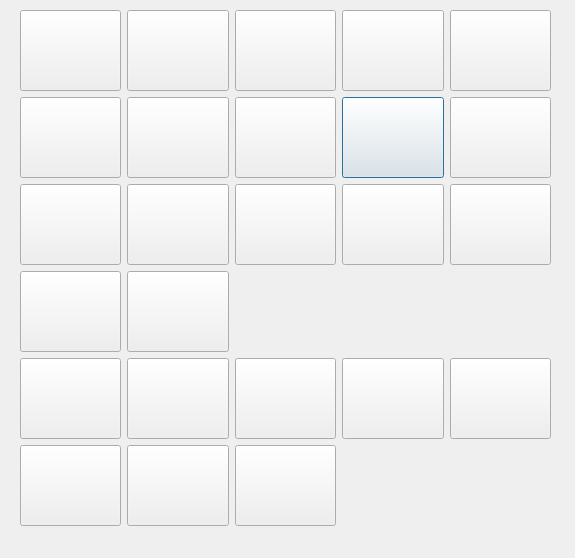
<?xml version="1.0" encoding="UTF-8"?>
<ui version="4.0">
 <class>RTemplate</class>
 <widget class="QDialog" name="RTemplate">
  <property name="geometry">
   <rect>
    <x>0</x>
    <y>0</y>
    <width>575</width>
    <height>558</height>
   </rect>
  </property>
  <property name="windowTitle">
   <string>Dialog</string>
  </property>
  <widget class="QWidget" name="layoutWidget">
   <property name="geometry">
    <rect>
     <x>20</x>
     <y>10</y>
     <width>531</width>
     <height>518</height>
    </rect>
   </property>
   <layout class="QGridLayout" name="gridLayout">
    <item row="1" column="3">
     <widget class="QPushButton" name="Frag10">
      <property name="minimumSize">
       <size>
        <width>81</width>
        <height>81</height>
       </size>
      </property>
      <property name="text">
       <string/>
      </property>
      <property name="icon">
       <iconset resource="../hmo.qrc">
        <normaloff>:/images/acid.xbm</normaloff>:/images/acid.xbm</iconset>
      </property>
      <property name="iconSize">
       <size>
        <width>80</width>
        <height>80</height>
       </size>
      </property>
     </widget>
    </item>
    <item row="6" column="0">
     <widget class="QPushButton" name="Frag31">
      <property name="minimumSize">
       <size>
        <width>81</width>
        <height>81</height>
       </size>
      </property>
      <property name="text">
       <string/>
      </property>
      <property name="icon">
       <iconset resource="../hmo.qrc">
        <normaloff>:/images/l_trop.xbm</normaloff>:/images/l_trop.xbm</iconset>
      </property>
      <property name="iconSize">
       <size>
        <width>80</width>
        <height>80</height>
       </size>
      </property>
     </widget>
    </item>
    <item row="5" column="3">
     <widget class="QPushButton" name="Frag28">
      <property name="minimumSize">
       <size>
        <width>81</width>
        <height>81</height>
       </size>
      </property>
      <property name="text">
       <string/>
      </property>
      <property name="icon">
       <iconset resource="../hmo.qrc">
        <normaloff>:/images/l_cp.xbm</normaloff>:/images/l_cp.xbm</iconset>
      </property>
      <property name="iconSize">
       <size>
        <width>80</width>
        <height>80</height>
       </size>
      </property>
     </widget>
    </item>
    <item row="1" column="4">
     <widget class="QPushButton" name="Frag11">
      <property name="enabled">
       <bool>true</bool>
      </property>
      <property name="minimumSize">
       <size>
        <width>81</width>
        <height>81</height>
       </size>
      </property>
      <property name="text">
       <string/>
      </property>
      <property name="icon">
       <iconset resource="../hmo.qrc">
        <normaloff>:/images/amide.xbm</normaloff>:/images/amide.xbm</iconset>
      </property>
      <property name="iconSize">
       <size>
        <width>80</width>
        <height>80</height>
       </size>
      </property>
     </widget>
    </item>
    <item row="3" column="0">
     <widget class="QPushButton" name="Frag19">
      <property name="minimumSize">
       <size>
        <width>81</width>
        <height>81</height>
       </size>
      </property>
      <property name="text">
       <string/>
      </property>
      <property name="icon">
       <iconset resource="../hmo.qrc">
        <normaloff>:/images/sulfonyl.xbm</normaloff>:/images/sulfonyl.xbm</iconset>
      </property>
      <property name="iconSize">
       <size>
        <width>80</width>
        <height>80</height>
       </size>
      </property>
     </widget>
    </item>
    <item row="5" column="2">
     <widget class="QPushButton" name="Frag27">
      <property name="minimumSize">
       <size>
        <width>81</width>
        <height>81</height>
       </size>
      </property>
      <property name="text">
       <string/>
      </property>
      <property name="icon">
       <iconset resource="../hmo.qrc">
        <normaloff>:/images/l_cbd.xbm</normaloff>:/images/l_cbd.xbm</iconset>
      </property>
      <property name="iconSize">
       <size>
        <width>80</width>
        <height>80</height>
       </size>
      </property>
     </widget>
    </item>
    <item row="1" column="1">
     <widget class="QPushButton" name="Frag8">
      <property name="minimumSize">
       <size>
        <width>81</width>
        <height>81</height>
       </size>
      </property>
      <property name="text">
       <string/>
      </property>
      <property name="icon">
       <iconset resource="../hmo.qrc">
        <normaloff>:/images/acetylenyl.xbm</normaloff>:/images/acetylenyl.xbm</iconset>
      </property>
      <property name="iconSize">
       <size>
        <width>80</width>
        <height>80</height>
       </size>
      </property>
     </widget>
    </item>
    <item row="6" column="2">
     <widget class="QPushButton" name="Frag33">
      <property name="minimumSize">
       <size>
        <width>81</width>
        <height>81</height>
       </size>
      </property>
      <property name="text">
       <string/>
      </property>
      <property name="icon">
       <iconset resource="../hmo.qrc">
        <normaloff>:/images/porph.xbm</normaloff>:/images/porph.xbm</iconset>
      </property>
      <property name="iconSize">
       <size>
        <width>80</width>
        <height>80</height>
       </size>
      </property>
     </widget>
    </item>
    <item row="5" column="1">
     <widget class="QPushButton" name="Frag26">
      <property name="minimumSize">
       <size>
        <width>81</width>
        <height>81</height>
       </size>
      </property>
      <property name="text">
       <string/>
      </property>
      <property name="icon">
       <iconset resource="../hmo.qrc">
        <normaloff>:/images/l_cprop.xbm</normaloff>:/images/l_cprop.xbm</iconset>
      </property>
      <property name="iconSize">
       <size>
        <width>80</width>
        <height>80</height>
       </size>
      </property>
     </widget>
    </item>
    <item row="1" column="0">
     <widget class="QPushButton" name="Frag7">
      <property name="enabled">
       <bool>true</bool>
      </property>
      <property name="minimumSize">
       <size>
        <width>81</width>
        <height>81</height>
       </size>
      </property>
      <property name="text">
       <string/>
      </property>
      <property name="icon">
       <iconset resource="../hmo.qrc">
        <normaloff>:/images/vinyl.xbm</normaloff>:/images/vinyl.xbm</iconset>
      </property>
      <property name="iconSize">
       <size>
        <width>80</width>
        <height>80</height>
       </size>
      </property>
     </widget>
    </item>
    <item row="6" column="1">
     <widget class="QPushButton" name="Frag32">
      <property name="minimumSize">
       <size>
        <width>81</width>
        <height>81</height>
       </size>
      </property>
      <property name="icon">
       <iconset resource="../hmo.qrc">
        <normaloff>:/images/l_cot.xbm</normaloff>:/images/l_cot.xbm</iconset>
      </property>
      <property name="iconSize">
       <size>
        <width>80</width>
        <height>80</height>
       </size>
      </property>
     </widget>
    </item>
    <item row="5" column="4">
     <widget class="QPushButton" name="Frag29">
      <property name="minimumSize">
       <size>
        <width>81</width>
        <height>81</height>
       </size>
      </property>
      <property name="text">
       <string/>
      </property>
      <property name="icon">
       <iconset resource="../hmo.qrc">
        <normaloff>:/images/l_benz.xbm</normaloff>:/images/l_benz.xbm</iconset>
      </property>
      <property name="iconSize">
       <size>
        <width>80</width>
        <height>80</height>
       </size>
      </property>
     </widget>
    </item>
    <item row="5" column="0">
     <widget class="QPushButton" name="Frag25">
      <property name="minimumSize">
       <size>
        <width>81</width>
        <height>81</height>
       </size>
      </property>
      <property name="icon">
       <iconset resource="../hmo.qrc">
        <normaloff>:/images/l_eth.xbm</normaloff>:/images/l_eth.xbm</iconset>
      </property>
      <property name="iconSize">
       <size>
        <width>80</width>
        <height>80</height>
       </size>
      </property>
     </widget>
    </item>
    <item row="1" column="2">
     <widget class="QPushButton" name="Frag9">
      <property name="minimumSize">
       <size>
        <width>81</width>
        <height>81</height>
       </size>
      </property>
      <property name="text">
       <string/>
      </property>
      <property name="icon">
       <iconset resource="../hmo.qrc">
        <normaloff>:/images/carbonyl.xbm</normaloff>:/images/carbonyl.xbm</iconset>
      </property>
      <property name="iconSize">
       <size>
        <width>80</width>
        <height>80</height>
       </size>
      </property>
     </widget>
    </item>
    <item row="3" column="1">
     <widget class="QPushButton" name="Frag20">
      <property name="minimumSize">
       <size>
        <width>81</width>
        <height>81</height>
       </size>
      </property>
      <property name="text">
       <string/>
      </property>
      <property name="icon">
       <iconset resource="../hmo.qrc">
        <normaloff>:/images/phosphinyl.xbm</normaloff>:/images/phosphinyl.xbm</iconset>
      </property>
      <property name="iconSize">
       <size>
        <width>80</width>
        <height>80</height>
       </size>
      </property>
     </widget>
    </item>
    <item row="2" column="4">
     <widget class="QPushButton" name="Frag16">
      <property name="minimumSize">
       <size>
        <width>81</width>
        <height>81</height>
       </size>
      </property>
      <property name="text">
       <string/>
      </property>
      <property name="icon">
       <iconset resource="../hmo.qrc">
        <normaloff>:/images/sulfoxide.xbm</normaloff>:/images/sulfoxide.xbm</iconset>
      </property>
      <property name="iconSize">
       <size>
        <width>80</width>
        <height>80</height>
       </size>
      </property>
     </widget>
    </item>
    <item row="2" column="3">
     <widget class="QPushButton" name="Frag15">
      <property name="enabled">
       <bool>true</bool>
      </property>
      <property name="minimumSize">
       <size>
        <width>81</width>
        <height>81</height>
       </size>
      </property>
      <property name="text">
       <string/>
      </property>
      <property name="icon">
       <iconset resource="../hmo.qrc">
        <normaloff>:/images/l_co.xbm</normaloff>:/images/l_co.xbm</iconset>
      </property>
      <property name="iconSize">
       <size>
        <width>80</width>
        <height>80</height>
       </size>
      </property>
     </widget>
    </item>
    <item row="2" column="2">
     <widget class="QPushButton" name="Frag14">
      <property name="minimumSize">
       <size>
        <width>81</width>
        <height>81</height>
       </size>
      </property>
      <property name="text">
       <string/>
      </property>
      <property name="icon">
       <iconset resource="../hmo.qrc">
        <normaloff>:/images/cyano.xbm</normaloff>:/images/cyano.xbm</iconset>
      </property>
      <property name="iconSize">
       <size>
        <width>80</width>
        <height>80</height>
       </size>
      </property>
     </widget>
    </item>
    <item row="2" column="1">
     <widget class="QPushButton" name="Frag13">
      <property name="minimumSize">
       <size>
        <width>81</width>
        <height>81</height>
       </size>
      </property>
      <property name="icon">
       <iconset resource="../hmo.qrc">
        <normaloff>:/images/nitroso.xbm</normaloff>:/images/nitroso.xbm</iconset>
      </property>
      <property name="iconSize">
       <size>
        <width>80</width>
        <height>80</height>
       </size>
      </property>
     </widget>
    </item>
    <item row="2" column="0">
     <widget class="QPushButton" name="Frag12">
      <property name="enabled">
       <bool>true</bool>
      </property>
      <property name="minimumSize">
       <size>
        <width>81</width>
        <height>81</height>
       </size>
      </property>
      <property name="text">
       <string/>
      </property>
      <property name="icon">
       <iconset resource="../hmo.qrc">
        <normaloff>:/images/nitro.xbm</normaloff>:/images/nitro.xbm</iconset>
      </property>
      <property name="iconSize">
       <size>
        <width>80</width>
        <height>80</height>
       </size>
      </property>
     </widget>
    </item>
    <item row="0" column="4">
     <widget class="QPushButton" name="Frag4">
      <property name="minimumSize">
       <size>
        <width>81</width>
        <height>81</height>
       </size>
      </property>
      <property name="text">
       <string/>
      </property>
      <property name="icon">
       <iconset resource="../hmo.qrc">
        <normaloff>:/images/tbutyl.xbm</normaloff>:/images/tbutyl.xbm</iconset>
      </property>
      <property name="iconSize">
       <size>
        <width>80</width>
        <height>80</height>
       </size>
      </property>
     </widget>
    </item>
    <item row="0" column="3">
     <widget class="QPushButton" name="Frag3">
      <property name="minimumSize">
       <size>
        <width>81</width>
        <height>81</height>
       </size>
      </property>
      <property name="text">
       <string/>
      </property>
      <property name="icon">
       <iconset resource="../hmo.qrc">
        <normaloff>:/images/ipropyl.xbm</normaloff>:/images/ipropyl.xbm</iconset>
      </property>
      <property name="iconSize">
       <size>
        <width>80</width>
        <height>80</height>
       </size>
      </property>
     </widget>
    </item>
    <item row="0" column="2">
     <widget class="QPushButton" name="Frag2">
      <property name="minimumSize">
       <size>
        <width>81</width>
        <height>81</height>
       </size>
      </property>
      <property name="text">
       <string/>
      </property>
      <property name="icon">
       <iconset resource="../hmo.qrc">
        <normaloff>:/images/propyl.xbm</normaloff>:/images/propyl.xbm</iconset>
      </property>
      <property name="iconSize">
       <size>
        <width>80</width>
        <height>80</height>
       </size>
      </property>
     </widget>
    </item>
    <item row="0" column="1">
     <widget class="QPushButton" name="Frag1">
      <property name="enabled">
       <bool>true</bool>
      </property>
      <property name="minimumSize">
       <size>
        <width>81</width>
        <height>81</height>
       </size>
      </property>
      <property name="text">
       <string/>
      </property>
      <property name="icon">
       <iconset resource="../hmo.qrc">
        <normaloff>:/images/ethyl.xbm</normaloff>:/images/ethyl.xbm</iconset>
      </property>
      <property name="iconSize">
       <size>
        <width>80</width>
        <height>80</height>
       </size>
      </property>
     </widget>
    </item>
    <item row="0" column="0">
     <widget class="QPushButton" name="Frag0">
      <property name="enabled">
       <bool>true</bool>
      </property>
      <property name="minimumSize">
       <size>
        <width>81</width>
        <height>81</height>
       </size>
      </property>
      <property name="text">
       <string/>
      </property>
      <property name="icon">
       <iconset resource="../hmo.qrc">
        <normaloff>:/images/CH4.png</normaloff>:/images/CH4.png</iconset>
      </property>
      <property name="iconSize">
       <size>
        <width>80</width>
        <height>80</height>
       </size>
      </property>
     </widget>
    </item>
   </layout>
  </widget>
 </widget>
 <resources>
  <include location="../hmo.qrc"/>
 </resources>
 <connections/>
</ui>
